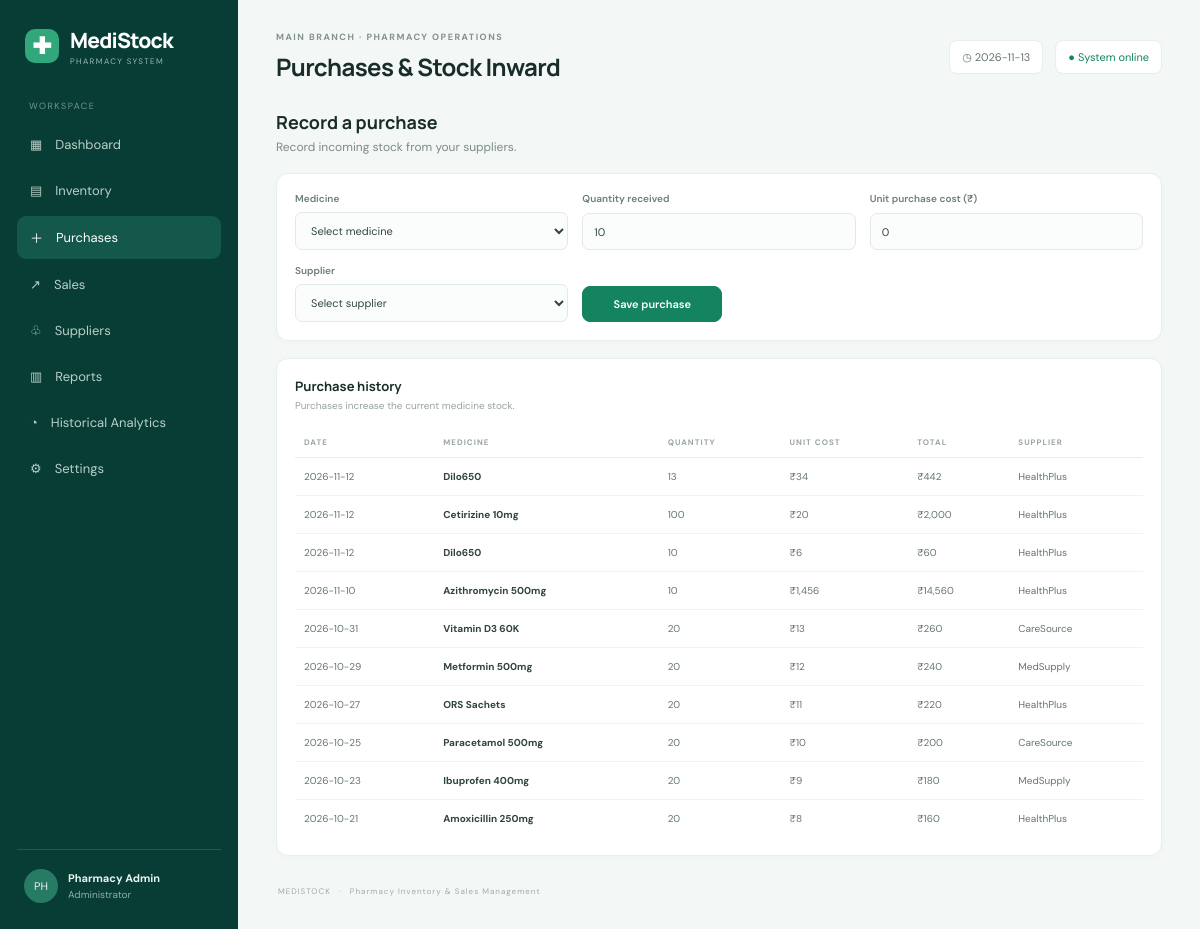
The app's page /purchases with its own data.
### tables this page shows
CREATE TABLE purchases(
          id INTEGER PRIMARY KEY AUTOINCREMENT, medicine_id INTEGER, medicine_name TEXT NOT NULL,
          quantity INTEGER NOT NULL, unit_cost REAL NOT NULL, total REAL NOT NULL,
          supplier TEXT, purchased_at TEXT NOT NULL
        );

### app.py (the view, shortened to what this page needs)
@app.route("/purchases", methods=["GET","POST"])
def purchases():
    with db() as con:
        meds=con.execute("SELECT * FROM medicines ORDER BY name").fetchall()
        rows=con.execute("SELECT * FROM purchases ORDER BY id DESC LIMIT 50").fetchall()
        suppliers=con.execute("SELECT * FROM suppliers ORDER BY name").fetchall()
    return render_template("purchases.html",active="purchases",medicines=meds,purchases=rows,suppliers=suppliers)

### app.py (called while the page is built)
def db():
    con = sqlite3.connect(DB)
    con.row_factory = sqlite3.Row
    return con

def money(value):
    return "₹{:,.0f}".format(value or 0)

@app.context_processor
def inject_globals():
    return {"money": money, "today": date.today().isoformat()}

### templates/purchases.html
{% extends "base.html" %}{% block heading %}Purchases & Stock Inward{% endblock %}{% block content %}
<div class="page-intro"><div><h2>Record a purchase</h2><p>Record incoming stock from your suppliers.</p></div></div>
<div class="panel form-panel"><form method="post" class="form-grid"><label>Medicine<select name="medicine_id" required><option value="">Select medicine</option>{% for m in medicines %}<option value="{{m.id}}">{{m.name}}</option>{% endfor %}</select></label><label>Quantity received<input name="quantity" type="number" min="1" value="10" required></label><label>Unit purchase cost (₹)<input name="unit_cost" type="number" min="0" step=".01" value="0" required></label><label>Supplier<select name="supplier"><option value="">Select supplier</option>{% for s in suppliers %}<option>{{s.name}}</option>{% endfor %}</select></label><div class="form-actions"><button class="button primary">Save purchase</button></div></form></div>
<div class="panel table-panel"><div class="panel-title"><div><h3>Purchase history</h3><p>Purchases increase the current medicine stock.</p></div></div><div class="table-scroll"><table><thead><tr><th>DATE</th><th>MEDICINE</th><th>QUANTITY</th><th>UNIT COST</th><th>TOTAL</th><th>SUPPLIER</th></tr></thead><tbody>{% for p in purchases %}<tr><td>{{p.purchased_at}}</td><td><b>{{p.medicine_name}}</b></td><td>{{p.quantity}}</td><td>{{money(p.unit_cost)}}</td><td>{{money(p.total)}}</td><td>{{p.supplier}}</td></tr>{% else %}<tr><td colspan="6" class="empty">No purchases yet.</td></tr>{% endfor %}</tbody></table></div></div>{% endblock %}

### static/style.css (style rules this page uses)
:root { --green:#13845f;--deep:#073d35;--mint:#e9f3ef;--ink:#182d2a;--muted:#7b8c87;--line:#e8eeeb;--bg:#f3f7f5;--white:#fff;--amber:#bd8427;--red:#c65b57 }
* { box-sizing:border-box }
body { margin:0;background:var(--bg);color:var(--ink);font-family:'DM Sans',Arial,sans-serif;font-size:14px }
.welcome-row,.page-intro { display:flex;justify-content:space-between;align-items:center;margin-bottom:20px }
.welcome-row h2,.page-intro h2 { font:700 18px Manrope,sans-serif;margin:0 0 5px }
.welcome-row p,.page-intro p { margin:0;color:var(--muted);font-size:12px }
.button { display:inline-flex;align-items:center;justify-content:center;gap:7px;border:1px solid #dfe9e4;background:#fff;color:#36564d;border-radius:8px;padding:10px 14px;font:600 11px 'DM Sans';text-decoration:none;cursor:pointer }
.button.primary { background:var(--green);border-color:var(--green);color:#fff }
.panel { background:#fff;border:1px solid var(--line);border-radius:12px;padding:18px;box-shadow:0 2px 8px #163b2a05;min-width:0 }
.panel-title { display:flex;justify-content:space-between;align-items:center;gap:10px;margin-bottom:15px }
.panel-title h3,.panel h3 { font:700 13px Manrope,sans-serif;margin:0 0 4px }
.panel-title p { font-size:10px;color:#98a39e;margin:0 }
.table-panel { margin-bottom:17px }
.table-scroll { overflow-x:auto }
table { width:100%;border-collapse:collapse;white-space:nowrap }
th { text-align:left;font-size:8px;letter-spacing:1px;color:#9aa6a0;font-weight:700;padding:10px 9px;border-bottom:1px solid var(--line) }
td { font-size:10px;color:#65766f;padding:12px 9px;border-bottom:1px solid #f0f3f1 }
td b { color:#30453e;font-size:10px }
tbody tr:last-child td { border-bottom:0 }
.page-intro { margin-bottom:18px }
.form-panel { margin-bottom:17px }
.form-grid { display:grid;grid-template-columns:repeat(3,minmax(0,1fr));gap:14px }
.form-grid label,.filter-form label { display:grid;gap:7px;font-size:10px;color:#6d7e76;font-weight:600 }
.form-grid input,.form-grid select,.search-form input,.filter-form input { width:100%;border:1px solid #e2eae5;background:#fbfdfc;border-radius:7px;padding:10px 11px;font:11px 'DM Sans';color:#30473e;outline:none }
.form-actions { display:flex;align-items:end }
.form-actions .button { min-width:140px }

### records on screen
purchases: purchased_at "2026-11-12", medicine_name "Dilo650", quantity "13", unit_cost "₹34", total "₹442", supplier "HealthPlus"
purchases: purchased_at "2026-11-12", medicine_name "Cetirizine 10mg", quantity "100", unit_cost "₹20", total "₹2,000", supplier "HealthPlus"
purchases: purchased_at "2026-11-12", medicine_name "Dilo650", quantity "10", unit_cost "₹6", total "₹60", supplier "HealthPlus"
purchases: purchased_at "2026-11-10", medicine_name "Azithromycin 500mg", quantity "10", unit_cost "₹1,456", total "₹14,560", supplier "HealthPlus"
purchases: purchased_at "2026-10-31", medicine_name "Vitamin D3 60K", quantity "20", unit_cost "₹13", total "₹260", supplier "CareSource"
purchases: purchased_at "2026-10-29", medicine_name "Metformin 500mg", quantity "20", unit_cost "₹12", total "₹240", supplier "MedSupply"
purchases: purchased_at "2026-10-27", medicine_name "ORS Sachets", quantity "20", unit_cost "₹11", total "₹220", supplier "HealthPlus"
purchases: purchased_at "2026-10-25", medicine_name "Paracetamol 500mg", quantity "20", unit_cost "₹10", total "₹200", supplier "CareSource"
purchases: purchased_at "2026-10-23", medicine_name "Ibuprofen 400mg", quantity "20", unit_cost "₹9", total "₹180", supplier "MedSupply"
purchases: purchased_at "2026-10-21", medicine_name "Amoxicillin 250mg", quantity "20", unit_cost "₹8", total "₹160", supplier "HealthPlus"
